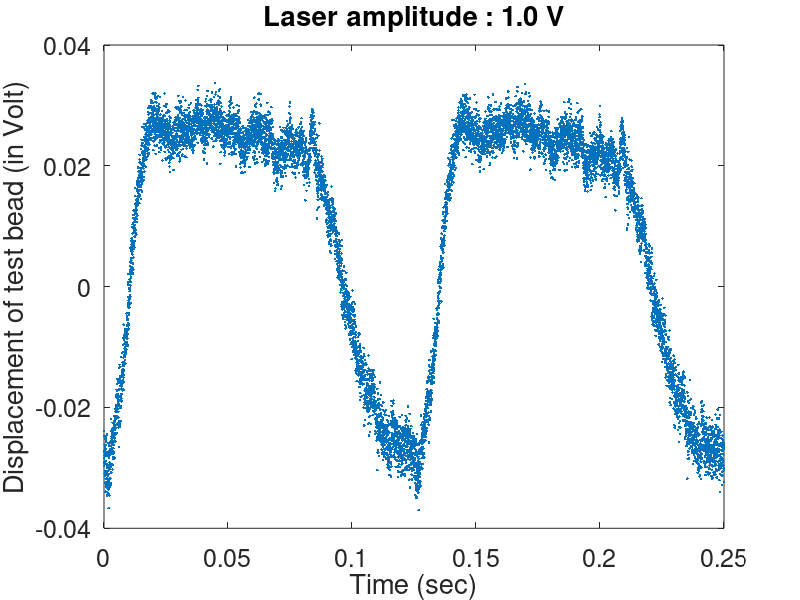

Source code (MATLAB): (Note: this script raises an error after producing the figure.)
%% IISERK two particle data

%% Extract data
clear; clc
M = csvread('hyd_interact_4_1dot0.csv');

%% Plot

pl.hfig = figure; pp.OP = get( pl.hfig, 'outerposition' );
pp.scFac = 1.5;
set( pl.hfig, 'outerposition', [1 1 pp.scFac pp.scFac].*pp.OP );
pp.fs = 18;     % fontsize

plot(M(:, 1), M(:, 3), '.')
hl(1) = ylabel('Displacement of test bead (in Volt)');
hl(2) = xlabel('Time (sec)');
hl(3) = title('Laser amplitude : 1.0 V');

set(hl, 'fontsize', pp.fs)
set(gca, 'fontsize', pp.fs)
savePlot('hyd_interact_4_1dot0')